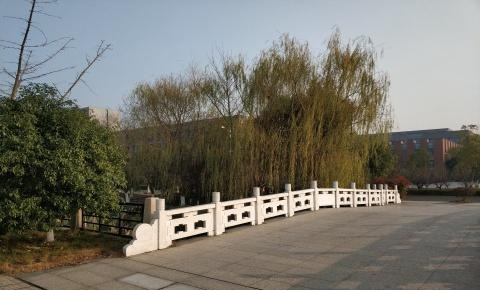
#> input picture data/1.jpg, 480 x 290 px
$ python 26_Img_stitch.py
#> lines starting #> are read from the running program, lines starting #| are printed output that depends on the picture
# The code is shared on SDSC Github

import cv2 as cv

img1 = cv.imread('../data/1.jpg') # read image 1
#> img1 is the input picture: shape (290, 480, 3); mean B, G, R 107.1, 116.1, 118.2
img2 = cv.imread('../data/2.jpg') # read image 2
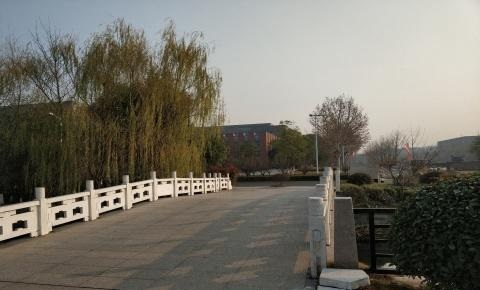
#> input picture data/2.jpg, 480 x 290 px
#> img2 is the input picture: shape (290, 480, 3); mean B, G, R 103.3, 113.1, 116.3

stitcher = cv.Stitcher_create() # initialize a stitcher
_, combine = stitcher.stitch((img1, img2)) # perform stitching
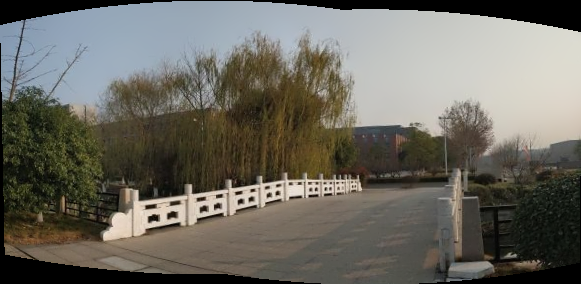
#> combine: shape (284, 581, 3); mean B, G, R 97.1, 105.5, 107.7

cv.imshow('Result',combine)

cv.waitKey(0) # wait for any key press
cv.destroyAllWindows() # close all windows
